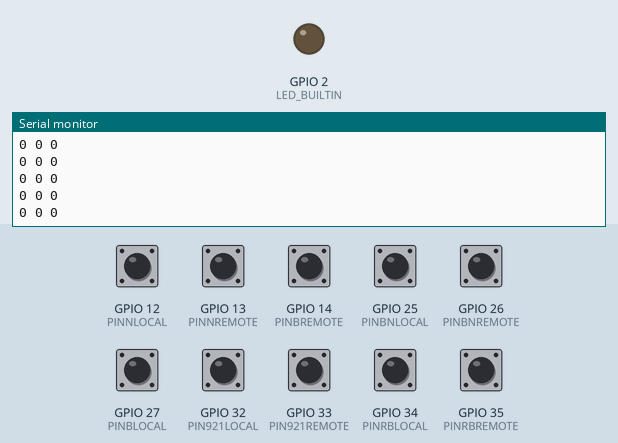
Recording of a sketch running on a simulated ESP32. Parts: output pins drawn as LEDs (lit = HIGH), the last lines printed to the serial monitor. Wiring (inferred from the names in the program): 5 × IR receiver: data GPIO 13 / data GPIO 14 / data GPIO 26 / data GPIO 33 / data GPIO 35. The test bench sets the inputs (shaded band); at power-on: GPIO 12 (PINNLOCAL), GPIO 13 (PINNREMOTE), GPIO 14 (PINBREMOTE), GPIO 25 (PINBNLOCAL), GPIO 26 (PINBNREMOTE), GPIO 27 (PINBLOCAL), GPIO 32 (PIN921LOCAL), GPIO 33 (PIN921REMOTE), GPIO 34 (PINRBLOCAL), GPIO 35 (PINRBREMOTE) HIGH. WiFi joins after 1.5 s; servers stay silent unless stated; uploads are accepted with an empty reply. At 15.0 s the program restarts the board; the recording ends there.

Above: at 1.2 s.
1.3 s: GPIO 12 (PINNLOCAL) pulled LOW for 0.15 s
At 2.3 s:
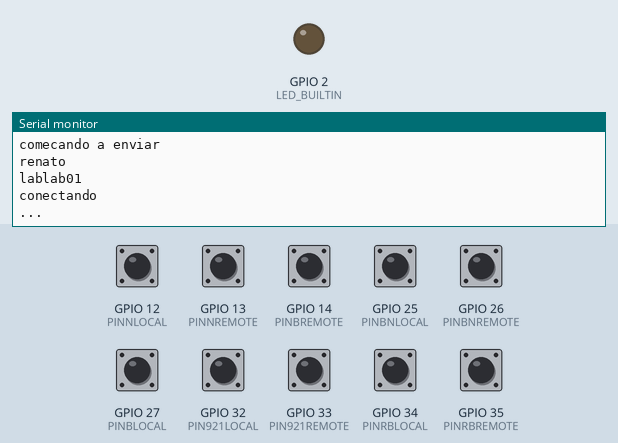
3.5 s: GPIO 14 (PINBREMOTE) pulled LOW for 0.15 s
At 5.04 s:
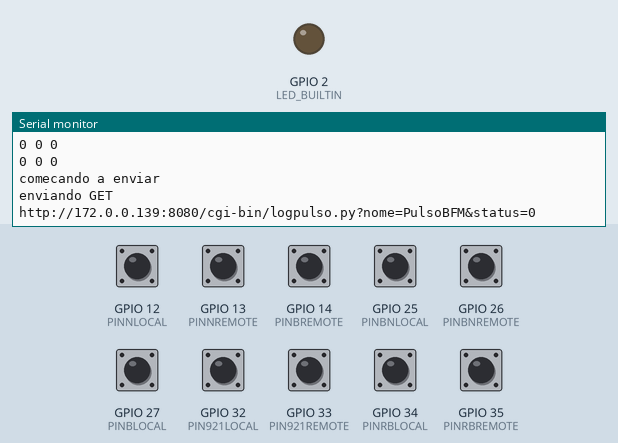
5.1 s: GPIO 25 (PINBNLOCAL) pulled LOW for 0.15 s
At 6.36 s:
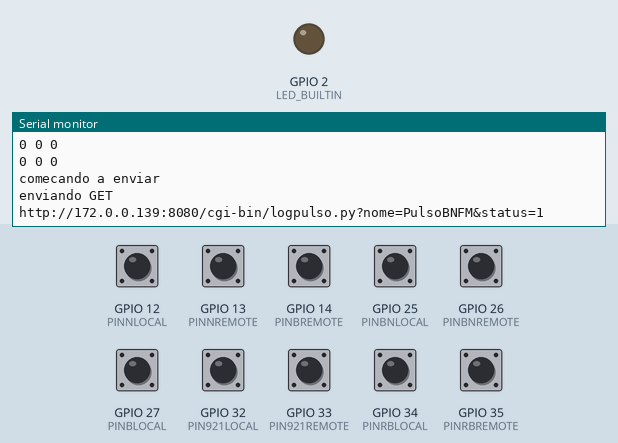
7.6 s: GPIO 32 (PIN921LOCAL) pulled LOW for 0.15 s
At 9.6 s:
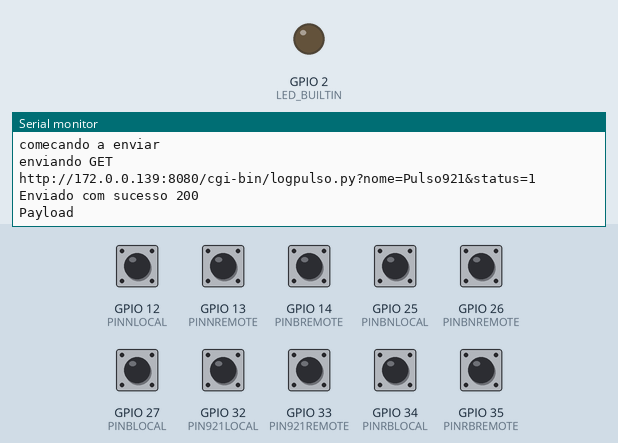
9.9 s: GPIO 34 (PINRBLOCAL) pulled LOW for 0.15 s
At 11.0 s:
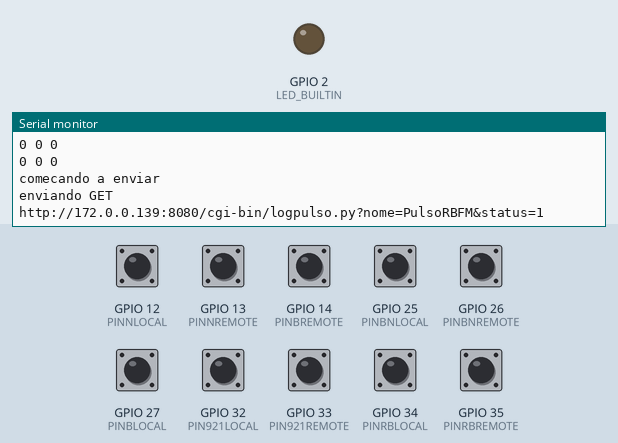

Measured:
- after the input at 1.3 s, the serial monitor: prints a new line after 0.73 s (image 1)
- after the input at 3.5 s, the serial monitor: prints a new line after 1.3 s (image 2)
- after the input at 5.1 s, the serial monitor: prints a new line after 1.1 s (image 3)
- after the input at 7.6 s, the serial monitor: prints a new line after 0.89 s (image 4)
- after the input at 9.9 s, the serial monitor: prints a new line after 0.90 s (image 5)

The sketch:

LogPulso.ino
```cpp
#include <Wire.h>
#include <Arduino.h>
#include <WiFi.h>
#include <WiFiAP.h>
#include <WiFiMulti.h>
#include <HTTPClient.h>
#include <stdlib.h>
#include <esp_system.h>
#include "FS.h"
#include "SPIFFS.h"

#define LED_BUILTIN 2
#define PINBNLOCAL 25
#define PINBNREMOTE 26
#define PINBLOCAL 27
#define PINBREMOTE 14
#define PINNLOCAL 12
#define PINNREMOTE 13
#define PIN921LOCAL 32
#define PIN921REMOTE 33
#define PINRBLOCAL 34
#define PINRBREMOTE 35

#define QUANTI 10
#define ERRMAX 10
#define TEMPO 1000

const char *NSSID = "renato"; //SSD
const char *SENHA = "lablab01"; // Senha

String ip = "172.0.0.139";
String porta = "8080";

bool masterReset = false;

int t = 0;
int erro = 0;
int conterr;

bool pulso[QUANTI] = {0, 0, 0, 0, 0, 0, 0, 0, 0, 0};

int pinos[QUANTI] = {PINBNLOCAL, PINBLOCAL, PINNLOCAL, PIN921LOCAL, PINRBLOCAL, PINBNREMOTE, PINBREMOTE, PINNREMOTE, PIN921REMOTE, PINRBREMOTE};
String nomes[QUANTI] = {"PulsoBNFM", "PulsoBFM", "PulsoNFM", "Pulso921", "PulsoRBFM", "PulsoBNFM", "PulsoBFM", "PulsoNFM", "Pulso921", "PulsoRBFM"};

bool atual[QUANTI] = {0, 0, 0, 0, 0, 0, 0, 0, 0, 0};
bool mudou[QUANTI] = {0, 0, 0, 0, 0, 0, 0, 0, 0, 0};
bool anterior[QUANTI] = {0, 0, 0, 0, 0, 0, 0, 0, 0, 0};
double tempo[QUANTI] = {0, 0, 0, 0, 0, 0, 0, 0, 0, 0};
bool statusp[QUANTI] = {1, 1, 1, 1, 1, 0, 0, 0, 0, 0};


hw_timer_t *timer = NULL;

portMUX_TYPE mux = portMUX_INITIALIZER_UNLOCKED; // para seção crítica

void IRAM_ATTR resetModule(){

    Serial.println("Resetando");
    delay(3000);
    ESP.restart();
  }

void IRAM_ATTR mReset(){
    masterReset = true;
    Serial.print("Resetando....");
    delay(5000);
    resetModule();
  }
//***************************************************
void IRAM_ATTR pulsoLocalBNFM() //função chamada pela interrupção ****IRAM_ATTR Roda na RAM
{
  portENTER_CRITICAL_ISR(&mux); // inicio da seção crítica
  if (millis() - tempo[0] > TEMPO){
    //Serial.print(".");
    pulso[0] = true;
  }
    tempo[0] = millis();
    portEXIT_CRITICAL_ISR(&mux); // fim da seção crítica
}
void IRAM_ATTR pulsoLocalBFM() //função chamada pela interrupção ****IRAM_ATTR Roda na RAM
{
  portENTER_CRITICAL_ISR(&mux); // inicio da seção crítica
  if (millis() - tempo[1] > TEMPO){
    //Serial.print(".");
    pulso[1] = true;
  }
  tempo[1] = millis();
  portEXIT_CRITICAL_ISR(&mux); // fim da seção crítica

}
void IRAM_ATTR pulsoLocalNFM() //função chamada pela interrupção ****IRAM_ATTR Roda na RAM
{
  portENTER_CRITICAL_ISR(&mux); // inicio da seção crítica
  if (millis() - tempo[2] > TEMPO){
    //Serial.print(".");
    pulso[2] = true;
    }
  tempo[2] = millis();
  portEXIT_CRITICAL_ISR(&mux); // fim da seção crítica
}
void IRAM_ATTR pulsoLocal921() //função chamada pela interrupção ****IRAM_ATTR Roda na RAM
{
  portENTER_CRITICAL_ISR(&mux); // inicio da seção crítica
  if (millis() - tempo[3] > TEMPO){
    //Serial.print(".");
    pulso[3] = true;
    }
  tempo[3] = millis();
  portEXIT_CRITICAL_ISR(&mux); // fim da seção crítica
}
void IRAM_ATTR pulsoLocalRB() //função chamada pela interrupção ****IRAM_ATTR Roda na RAM
{
  portENTER_CRITICAL_ISR(&mux); // inicio da seção crítica
  if (millis() - tempo[4] > TEMPO){
    //Serial.print(".");
    pulso[4] = true;
    }
  tempo[4] = millis();
  portEXIT_CRITICAL_ISR(&mux); // fim da seção crítica
}

void IRAM_ATTR pulsoRemoteBNFM() //função chamada pela interrupção ****IRAM_ATTR Roda na RAM
{
  portENTER_CRITICAL_ISR(&mux); // inicio da seção crítica
  if (millis() - tempo[5] > TEMPO){
  //Serial.print(".");
  pulso[5] = true;

  }
  tempo[5] = millis();
  portEXIT_CRITICAL_ISR(&mux); // fim da seção crítica
}
void IRAM_ATTR pulsoRemoteBFM() //função chamada pela interrupção ****IRAM_ATTR Roda na RAM
{
  portENTER_CRITICAL_ISR(&mux); // inicio da seção crítica
  if (millis() - tempo[6] > TEMPO){
  //Serial.print(".");
  pulso[6] = true;
  }
  tempo[6] = millis();
  portEXIT_CRITICAL_ISR(&mux); // fim da seção crítica
}
void IRAM_ATTR pulsoRemoteNFM() //função chamada pela interrupção ****IRAM_ATTR Roda na RAM
{
  portENTER_CRITICAL_ISR(&mux); // inicio da seção crítica
  if (millis() - tempo[7] > TEMPO){
  //Serial.print(".");
  pulso[7] = true;
  }
  tempo[7] = millis();
  portEXIT_CRITICAL_ISR(&mux); // fim da seção crítica
}
void IRAM_ATTR pulsoRemote921() //função chamada pela interrupção ****IRAM_ATTR Roda na RAM
{
  portENTER_CRITICAL_ISR(&mux); // inicio da seção crítica
  if (millis() - tempo[8] > TEMPO){
  //Serial.print(".");
  pulso[8] = true;
  }
  tempo[8] = millis();
  portEXIT_CRITICAL_ISR(&mux); // fim da seção crítica
}
void IRAM_ATTR pulsoRemoteRB() //função chamada pela interrupção ****IRAM_ATTR Roda na RAM
{
  portENTER_CRITICAL_ISR(&mux); // inicio da seção crítica
  if (millis() - tempo[9] > TEMPO){
  //Serial.print(".");
  pulso[9] = true;
  }
  tempo[9] = millis();
  portEXIT_CRITICAL_ISR(&mux); // fim da seção crítica
}

//****************************************************


void setup()
{

  Serial.begin(9600);

  pinMode(LED_BUILTIN, OUTPUT);
  pinMode(PINBNLOCAL, INPUT_PULLUP);
  pinMode(PINBNREMOTE, INPUT_PULLUP);
  pinMode(PINBLOCAL, INPUT_PULLUP);
  pinMode(PINBREMOTE, INPUT_PULLUP);
  pinMode(PINNLOCAL, INPUT_PULLUP);
  pinMode(PINNREMOTE, INPUT_PULLUP);
  pinMode(PIN921LOCAL, INPUT_PULLUP);
  pinMode(PIN921REMOTE, INPUT_PULLUP);
  pinMode(PINRBLOCAL, INPUT_PULLUP);
  pinMode(PINRBREMOTE, INPUT_PULLUP);

  WiFi.disconnect();

  attachInterrupt(digitalPinToInterrupt(PINBNLOCAL), pulsoLocalBNFM, FALLING); // configura a interrupção pelo sensor de fluxo
  attachInterrupt(digitalPinToInterrupt(PINBLOCAL), pulsoLocalBFM, FALLING); // configura a interrupção pelo sensor de fluxo
  attachInterrupt(digitalPinToInterrupt(PINNLOCAL), pulsoLocalNFM, FALLING); // configura a interrupção pelo sensor de fluxo
  attachInterrupt(digitalPinToInterrupt(PIN921LOCAL), pulsoLocal921, FALLING); // configura a interrupção pelo sensor de fluxo
  attachInterrupt(digitalPinToInterrupt(PINRBLOCAL), pulsoLocalRB, FALLING); // configura a interrupção pelo sensor de fluxo

  attachInterrupt(digitalPinToInterrupt(PINBNREMOTE), pulsoRemoteBNFM, FALLING); // configura a interrupção pelo sensor de fluxo
  attachInterrupt(digitalPinToInterrupt(PINBREMOTE), pulsoRemoteBFM, FALLING); // configura a interrupção pelo sensor de fluxo
  attachInterrupt(digitalPinToInterrupt(PINNREMOTE), pulsoRemoteNFM, FALLING); // configura a interrupção pelo sensor de fluxo
  attachInterrupt(digitalPinToInterrupt(PIN921REMOTE), pulsoRemote921, FALLING); // configura a interrupção pelo sensor de fluxo
  attachInterrupt(digitalPinToInterrupt(PINRBREMOTE), pulsoRemoteRB, FALLING); // configura a interrupção pelo sensor de fluxo

  timer = timerBegin (0, 80, true);
  timerAttachInterrupt(timer, &resetModule, true);
  timerAlarmWrite(timer, 12000000, true);
  timerAlarmEnable(timer);
  Serial.println("Setup realizado.");
}


void compara(){

  for(int i = 0; i<QUANTI; i++){
    if (pulso[i]){
      atual[i] = pulso[i];
      }
    }

  for (int i = 0; i<QUANTI;i++){

    if (anterior[i] != atual[i]){
      mudou[i] = true;
      anterior[i] = atual[i];
      }
    }
  }

bool envia(int indice){

  bool foi = false;

  Serial.println("comecando a enviar");

  if (WiFi.status() != WL_CONNECTED){
    Serial.println(NSSID);
    Serial.println(SENHA);
    WiFi.begin(NSSID, SENHA);
    Serial.println("conectando");
    }

  int i = 0;

  while (WiFi.status() != WL_CONNECTED){
    Serial.print(".");
    delay(100);
    i++;
    if (i > 50)    {
      erro = 1;
      Serial.println("Erro ao conectar");
      conterr ++;
      if (conterr > ERRMAX){
        resetModule();
        }
      break;
    }
  }
  if (erro == 0){
    HTTPClient http;
    Serial.println("enviando GET");

    //String link = "http://172.0.0.106:8080/cgi-bin/cgi1.py?ID="+stringID;
    String link = "http://" + ip + ":" + porta + "/cgi-bin/logpulso.py?";

    link = link + "nome=" + nomes[indice] + "&status=" + statusp[indice];
    Serial.println(link);
    http.begin(link);

    //http.begin("http://172.0.0.106:8080/cgi-bin/cgi1.py?ID="+stringID+"&dados="+stringDados[0]+"&dados2="+stringDados[1]+"&dados3="+stringDados[2]+"&dados4="+stringDados[3]+"&dados5="+stringDados[4]+"&dados6="+stringDados[5]+"&dados7="+stringDados[6]+"&dados8="+stringDados[7]+"&dados9="+stringDados[8]+"&dados10="+stringDados[9]);
    //Serial.print("http://172.0.0.114:8080/cgi-bin/cgi1.py?ID="+stringID+"&dados="+stringDados);
    int httpCode = http.GET();
    if(httpCode > 0) // se erro, httpcode será negativo
    {
      if(httpCode == HTTP_CODE_OK)
      {
        Serial.print("Enviado com sucesso ");
        Serial.println(httpCode);

        //writeFile(SPIFFS, "/data.txt", String(litros).c_str());// Salva o slitros na memoria

        String payload = http.getString();

        Serial.print("Payload ");
        Serial.println(payload);

        if (atoi(payload.c_str()) == 1){

          masterReset = true;
          resetModule();
        }
        conterr = 0;

        foi = true;
      }
      else{
        Serial.println("Falha Http Server");
        conterr ++;
        if (conterr > ERRMAX){
          resetModule();
        }
        delay(30000);
      }
    }
    else{
      Serial.printf("[HTTP] GET... failed, error: %s\n", http.errorToString(httpCode).c_str());
      Serial.print("Erro ao enviar");
      conterr ++;
      if (conterr > ERRMAX){
        resetModule();
        }
    }
    http.end();
    }
  return foi;
}

void loop(){

  timerWrite(timer, 0);
  compara();

   for (int i = 0; i < QUANTI; i ++){

      Serial.print(pulso[i]);
      Serial.print(" ");
      Serial.print(atual[i]);
      Serial.print(" ");
      Serial.println(mudou[i]);
  }
  for (int i = 0; i < QUANTI;i++){

    if (mudou[i] == true){
      if (envia(i)){
         mudou[i] = false;
         atual[i] = false;
         pulso[i] = false;
         anterior[i] = false;
      }
    }
  }

    delay(1000);
}
```
